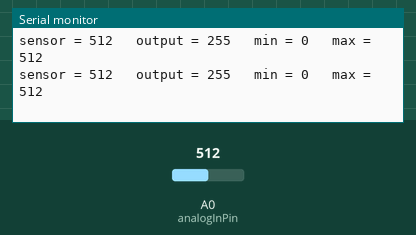
This sketch was run on a simulated Arduino Uno, built with avr-gcc and run on an emulated ATmega328P. On the bench: the last lines printed to the serial monitor. Inputs (shaded band) come from the test bench; at power-on: A0 (analogInPin) = 512.

Above: at 2.7 s.
2.8 s: A0 (analogInPin) set to 815
At 2.84 s:
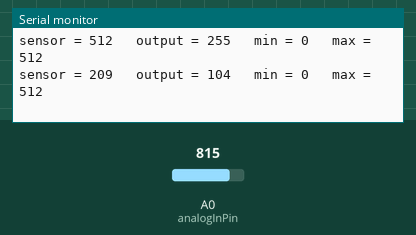
5.8 s: A0 (analogInPin) set to 841
At 5.87 s:
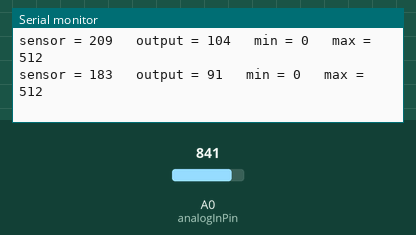
Timing chart, 0 to 8.8 s (numbered marks = the images above; inputs shaded):
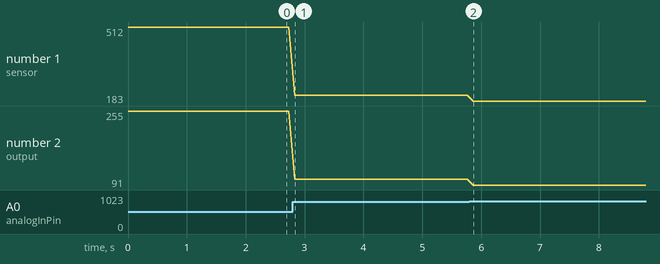

The sketch:

LightSensor.ino
```cpp
const int analogInPin = A0;  // Analog input pin that the potentiometer is attached to
const int ledOutPin = 9; // Analog output pin that the LED is attached to

int sensorValue = 0;        // value read from the pot
int outputValue = 0;        // value output to the PWM (analog out)
boolean DEBUG = true;
int DELAY = 100;

void setup() {
  // initialize serial communications at 9600 bps:
  if (DEBUG)
    Serial.begin(9600);

    if (DEBUG)
      DELAY = 100;
}

int minAudio = 0;
int maxAudio = 70;
int outCount = 0;
int outCount2 = 0;

void loop() {
  // read the analog in value:
  sensorValue = 1024 - analogRead(analogInPin);


  if (sensorValue < minAudio)
  {
      minAudio = sensorValue;
  }

  if (sensorValue > maxAudio)
  {
      maxAudio = sensorValue;
  }

  // map it to the range of the analog out:
  outputValue = constrain(map(sensorValue, minAudio, maxAudio, 0, 255), 0, 255);

  // change the analog out value:
//  analogWrite(analogOutPin, outputValue);

  // print the results to the serial monitor:
  if (DEBUG)
  {
  Serial.print("sensor = " );
  Serial.print(sensorValue);
  Serial.print("\t output = ");
  Serial.print(outputValue);
  Serial.print("\t min = ");
  Serial.print(minAudio);
  Serial.print("\t max = ");
  Serial.println(maxAudio);
  }
  // wait 2 milliseconds before the next loop
  // for the analog-to-digital converter to settle
  // after the last reading:
  delay(DELAY);
}
```

Measured:
- after the input at 2.8 s, the serial monitor: prints a new line at once (image 1)
- after the input at 5.8 s, the serial monitor: prints a new line after 0.06 s (image 2)
- plotted number 1: 512 → 209 after the input at 2.8 s, 209 → 183 after the input at 5.8 s
- plotted number 2: 255 → 104 after the input at 2.8 s, 104 → 91 after the input at 5.8 s
